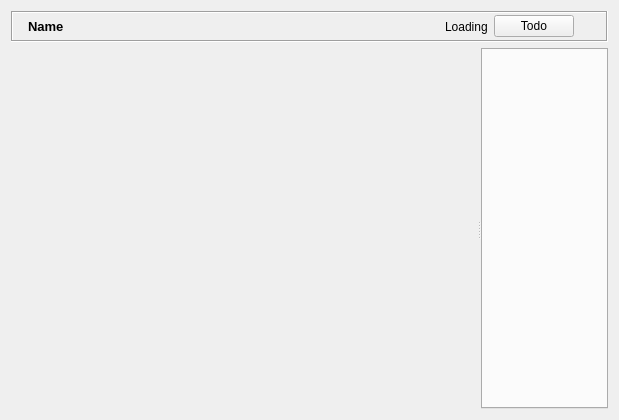
<?xml version="1.0" encoding="UTF-8"?>
<ui version="4.0">
 <class>GxsGroupFrameDialog</class>
 <widget class="QWidget" name="GxsGroupFrameDialog">
  <property name="geometry">
   <rect>
    <x>0</x>
    <y>0</y>
    <width>619</width>
    <height>420</height>
   </rect>
  </property>
  <layout class="QVBoxLayout" name="verticalLayout">
   <item>
    <widget class="QFrame" name="titleBarFrame">
     <property name="sizePolicy">
      <sizepolicy hsizetype="Preferred" vsizetype="Maximum">
       <horstretch>0</horstretch>
       <verstretch>0</verstretch>
      </sizepolicy>
     </property>
     <property name="frameShape">
      <enum>QFrame::Box</enum>
     </property>
     <property name="frameShadow">
      <enum>QFrame::Sunken</enum>
     </property>
     <layout class="QHBoxLayout" name="horizontalLayout_2">
      <property name="margin">
       <number>2</number>
      </property>
      <item>
       <widget class="QLabel" name="titleBarPixmap">
        <property name="maximumSize">
         <size>
          <width>24</width>
          <height>24</height>
         </size>
        </property>
        <property name="text">
         <string/>
        </property>
        <property name="pixmap">
         <pixmap resource="../images.qrc">:/images/konversation.png</pixmap>
        </property>
        <property name="scaledContents">
         <bool>true</bool>
        </property>
       </widget>
      </item>
      <item>
       <widget class="QLabel" name="titleBarLabel">
        <property name="font">
         <font>
          <pointsize>10</pointsize>
          <weight>75</weight>
          <bold>true</bold>
         </font>
        </property>
        <property name="text">
         <string notr="true">Name</string>
        </property>
       </widget>
      </item>
      <item>
       <spacer>
        <property name="orientation">
         <enum>Qt::Horizontal</enum>
        </property>
        <property name="sizeHint" stdset="0">
         <size>
          <width>123</width>
          <height>13</height>
         </size>
        </property>
       </spacer>
      </item>
      <item>
       <widget class="QLabel" name="loadingLabel">
        <property name="text">
         <string>Loading</string>
        </property>
       </widget>
      </item>
      <item>
       <widget class="QPushButton" name="todoPushButton">
        <property name="text">
         <string>Todo</string>
        </property>
       </widget>
      </item>
      <item>
       <widget class="QToolButton" name="helpButton">
        <property name="focusPolicy">
         <enum>Qt::NoFocus</enum>
        </property>
        <property name="icon">
         <iconset resource="../images.qrc">
          <normaloff>:/images/64px_help.png</normaloff>:/images/64px_help.png</iconset>
        </property>
        <property name="checkable">
         <bool>true</bool>
        </property>
        <property name="autoRaise">
         <bool>true</bool>
        </property>
       </widget>
      </item>
     </layout>
    </widget>
   </item>
   <item>
    <widget class="QSplitter" name="splitter">
     <property name="orientation">
      <enum>Qt::Horizontal</enum>
     </property>
     <widget class="GroupTreeWidget" name="groupTreeWidget" native="true">
      <property name="sizePolicy">
       <sizepolicy hsizetype="Preferred" vsizetype="Expanding">
        <horstretch>0</horstretch>
        <verstretch>0</verstretch>
       </sizepolicy>
      </property>
     </widget>
     <widget class="RSTabWidget" name="messageTabWidget">
      <property name="currentIndex">
       <number>-1</number>
      </property>
      <property name="tabsClosable">
       <bool>true</bool>
      </property>
      <property name="movable">
       <bool>true</bool>
      </property>
     </widget>
    </widget>
   </item>
  </layout>
  <action name="actionPrint">
   <property name="text">
    <string>Print</string>
   </property>
  </action>
  <action name="actionPrintPreview">
   <property name="text">
    <string>PrintPreview</string>
   </property>
  </action>
 </widget>
 <customwidgets>
  <customwidget>
   <class>GroupTreeWidget</class>
   <extends>QWidget</extends>
   <header>gui/common/GroupTreeWidget.h</header>
   <container>1</container>
  </customwidget>
  <customwidget>
   <class>RSTabWidget</class>
   <extends>QTabWidget</extends>
   <header>gui/common/RSTabWidget.h</header>
   <container>1</container>
  </customwidget>
 </customwidgets>
 <resources>
  <include location="../images.qrc"/>
 </resources>
 <connections/>
</ui>
